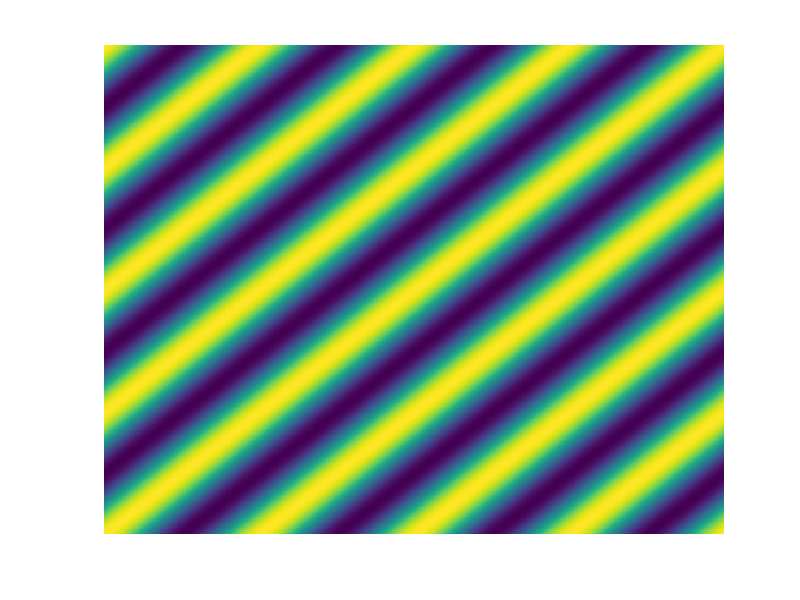
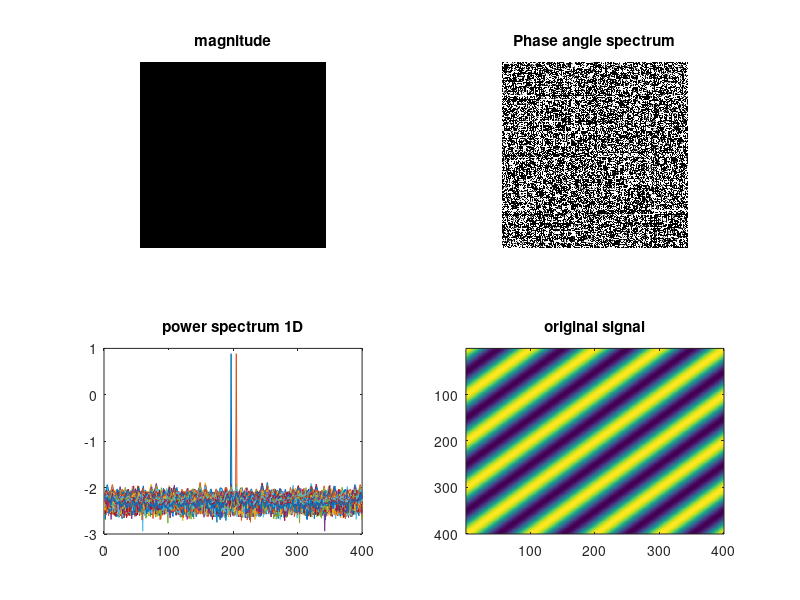

MATLAB code for these plots, in order: (Note: this script raises an error after producing the figures.)
%% Task 1
%% 1 
close all; clear all; clc; 
fcx = 4;  % frequency               
fsx = 400; fsy = 400; % sizes                    
dt1 = 1/fsx;  % interval of time x coordinate 
dt2 = 1/fsy;  % interval of time y coordinate
StopTime = 1; % time in seconds
[t1, t2] = ndgrid(0:dt1:StopTime-dt1, 0:dt2:StopTime-dt2);
x = cos(2*pi*(fcx*t1 + fcx*t2));
% visualization
figure;imagesc(x); axis off; 


%% a - on paper 

%% b
clc

f = fft2(x); 
fs = fftshift(f);
fphase = angle(fs);
fmag = abs(fs); 
fpower = fmag.^2;


figure;subplot(2,2,1);imshow(fmag);title('magnitude');
subplot(2,2,2);imshow(fphase);title('Phase angle spectrum');
%subplot(2,2,3);imshow(log(fpower)/25);title('Power spectrum');
subplot(2,2,3);plot(10*log(fpower)/255); title('power spectrum 1D');
subplot(2,2,4);imagesc(x);title('original signal');

%% 2
%% a
%clear; clc; close all; 
%Read the image 
im = imread('brick.jpg');
% Convert it to grayscale 
img = rgb2gray(im);
% show the original image
% subplot(2,2,1);imshow(img);title('original image')

f = fft2(img); 
fs = fftshift(f);
fphase = angle(fs);
fmag = abs(fs);
fpower = fmag.^2; 

figure;subplot(2,2,1);imshow(log(fmag)/25);title('Magnitude');
subplot(2,2,2);imshow(log(fphase));title('Phase angle');
%subplot(2,2,3);imshow(log(abs(fs))/25);title('Fourrier spectrum');
subplot(2,2,3); plot(10*log(fpower)/255); title('power spectrum 1D');
subplot(2,2,4);imshow(img);title('original image');

%% b 
% remove the stongest frequency
fmag2 = fmag; 
[m,i] = max(fmag2);
[mm, ii] = max(m);
iii = i(ii);
fmag2(iii,ii) = 0;


fpower2 = fmag2.^2;
fphase2 = angle(fmag2);
out = ifftshift(fmag2);
out = ifft2(out); 

% n = notchfilter(2,400,400);
% fpower2 = abs(n).^2;
% ou = fs.*n; 
% ou = ifftshift(ou);
% ou = ifft2(ou); 

figure;subplot(2,2,1);imshow(log(fmag2)/25);title('magnitude');
subplot(2,2,2);imshow(fphase);title('Phase angle spectrum');
subplot(2,2,3);plot(10*log(fpower2)/255); title('power spectrum 1D');
subplot(2,2,4);imshow(out);title('image with highest fr removed');


%% Task 2 - Periodic noise removal 
%% 1
close all; clear all; clc; 

%Read the image 
im = imread('deer.jpg');
% Convert it to grayscale 
img = rgb2gray(im);
% show the original image
subplot(2,2,1);imshow(img);title('original image')
% get the size of the image
[h w] = size(img);
% Calculate FFT2 of the image and center it with fftshift
f = fftshift(fft2(img)); 
fr = 40; % frequency of the sinusoidal noise 

% Create a matrix of periodic noise using the sinus function  
n1 = pnoise(fr,h,w,40)
fn = fftshift(fft2(n1));

% add noise to the original image by adding summing the elements of each
% matrix 
for i=1:h
    for j=1:w
        f1(i,j) = im(i,j) + n1(i,j); 
    end
end

% show the noisy image 
subplot(2,2,2);imshow(f1);title('noisy image')
%% extra ------ for me ------ 
% calculate the 2D FFT of the degraded image using fft2
fono2 = fft2(img);
% center it with fftshift
fonos2 = fftshift(fono2); 
% display the noisy image's power spectrum
ps2 = abs(fonos2).^2;
figure;subplot(2,2,1);imshow(10*log(ps2)/255);title('power spectrum 2D');
subplot(2,2,2);plot(10*log(ps2)/255); title('power spectrum 1D');
subplot(2,2,3);mesh(10*log(ps2)/255);title('power spectrum 3D');
subplot(2,2,4);imshow(img);title('original image');

%% 2

% calculate the 2D FFT of the noisy image using fft2
fono = fft2(f1);

fo = fft(f1)
% center it with fftshift
fonos = fftshift(fono); 


% display the noisy image's power spectrum
ps = abs(fonos).^2;

figure;subplot(2,2,1);imshow(10*log(ps)/255);title('power spectrum 2D');
subplot(2,2,2);plot(10*log(ps)/255); title('power spectrum 1D');
subplot(2,2,3);mesh(10*log(ps)/255);title('power spectrum 3D');
%subplot(2,2,4); imshow(fonos/255)
%subplot(2,2,4);imshow(10*log(ps1)/255);
% WHAT DOES IT REVEAL?

%% 3 

% nr = notchfilter(2,h,w)
%no = fft2(nr); 
%nos = fftshift(no); 

 nr = Bnotchfilter(40, h,w,2,30); 
% nr = gaussLPF(10,h,w)

g1 = fonos.*nr; 
% ff3 = fftshift(fft2(Bnotchfilter(fr, h, w, 2, 5)));

y1 = ifftshift(g1);
y1 = ifft2(y1); 

figure;subplot(3,2,1);imshow(y1/255);title('recovered image')
subplot(3,2,2); imshow(nr);title('butterworth notch filter');

% display the noisy image's power spectrum
psg = abs(g1).^2;

subplot(3,2,3);imshow(10*log(psg)/255);title('power spectrum 2D');
subplot(3,2,4);plot(10*log(psg)/255); title('power spectrum 1D');
subplot(3,2,5);mesh(10*log(psg)/255);title('power spectrum 3D');


%% Task 3 - Image Restoration 
%% 1 - add random noise and blur it 
clc; clear; close all;
%Read the image 
im = imread('deer.jpg');
% Convert it to grayscale 
xd = rgb2gray(im);
% show the original image
subplot(2,2,1);imshow(xd);title('original image')
% get the size
[he wi] = size(xd); 

% blur using gaussian smoothing filter 
% gh = imgaussfilt(xd,5);

% other way, by using fspecial function 
kernel = fspecial('Gaussian',[5 5],5); 
% kernel = fspecial('Gaussian',[he wi],5); 
H = kernel;
gh = imfilter(xd,kernel);


% Other way - manual kernel (found online)
% kernel = (1/200).*[1 4 7 4 1; 4 16 26 16 4; 7 26 41 26 7;4 16 26 16 4;1 4 7 4 1]

% Other way - manual kernel (from wikipedia)
% kernel = [0.00000067	0.00002292	0.00019117	0.00038771	0.00019117	0.00002292	0.00000067;
% 0.00002292	0.00078633	0.00655965	0.01330373	0.00655965	0.00078633	0.00002292;
% 0.00019117	0.00655965	0.05472157	0.11098164	0.05472157	0.00655965	0.00019117;
% 0.00038771	0.01330373	0.11098164	0.22508352	0.11098164	0.01330373	0.00038771;
% 0.00019117	0.00655965	0.05472157	0.11098164	0.05472157	0.00655965	0.00019117;
% 0.00002292	0.00078633	0.00655965	0.01330373	0.00655965	0.00078633	0.00002292;
% 0.00000067	0.00002292	0.00019117	0.00038771	0.00019117	0.00002292	0.00000067]


% Create noise that follows a normal distribution
nm = 30; 
n = nm*randn(size(xd));
% r = histogram(n,30); % to verify that it is normally distributed 

% add noise to this blurry image 
imageBlurNoise = double(gh) + n; 

subplot(2,2,2);imshow(gh);title('image with gaussian blur'); 
subplot(2,2,3);imshow(imageBlurNoise/255); title('image gaussian blur + gaussian noise');
subplot(2,2,4); freqz2(kernel);('fourrier transform of the gaussian kernel');

%% 2 frequency transform of the blurring function h (called kernel here) 

% freqtra1 = fft(kernel) % 1d
freqtra2 = fft2(kernel); % 2d

% Should I implement it manually? I am not sure wether  I should or not 
%% 3 calculate the 2D FFT of the degraded image using fft2

fono2 = fft2(imageBlurNoise); % FT 2d
%fono1 = fft(imageBlurNoise); % FT 1d
% center it with fftshift
fonos2 = fftshift(fono2); 
%fonos1 =  fftshift(fono1);

% display the noisy image's power spectrum
ps2 = abs(fonos2).^2;
%ps1 = abs(fonos1).^2; 

figure;subplot(2,2,1);imshow(10*log(ps2)/255);title('power spectrum 2D');
subplot(2,2,2);plot(10*log(ps2)/255); title('power spectrum 1D');
subplot(2,2,3);mesh(10*log(ps2)/255);title('power spectrum 3D');
subplot(2,2,4);imshow(imageBlurNoise/255);title('noisy&blurred image')
%subplot(2,2,4); imshow(fonos/255)
%subplot(2,2,4);imshow(10*log(ps1)/255);title('power spectrum 1D? ');
% WHAT DOES IT REVEAL?

%fftimgbl = fftshift(fft2(imageBlur)); 
%figure; 

%% 4 - Inverse filtering 

fhat = fono2./H;
out = abs(ifft2(fhat)); 
figure;imshow(out/255);


%% Extra - blurring with a function (gaussian)
clc;
[u v] = meshgrid(-1+2/wi:2/wi:1,-1+2/he:2/he:1);
F = fft2(xd);

sigma = 5;
% Blurring Function
H = 1./(2*pi*sigma.^2) .* exp(-(u.^2+v.^2)./(2*sigma.^2)); 
G = F.*H;
% Motion Blurred image 
g = (ifft2(G));
figure;imshow(abs(g))
% Noisy AND Motion Blurred image 
xn = double(imnoise(uint8(abs(g)),'gaussian',0,.002)); 
fn = fft2(xn);

fhat = fn./H;
out = abs(ifft2(fhat)); 
figure;imshow(out/255);
%% Extra - wiener filtering 

xx = double(imageBlurNoise);
r0 = wiener2(abs(xx));
figure;imshow(r0/255);

%% extra ------
% calculate the 2D FFT of the degraded image using fft2
fono2 = fft2(xd);
% center it with fftshift
fonos2 = fftshift(fono2); 
%fonos1 =  fftshift(fono1);

% display the noisy image's power spectrum
ps2 = abs(fonos2).^2;
%ps1 = abs(fonos1).^2; 

figure;subplot(2,2,1);imshow(10*log(ps2)/255);title('power spectrum 2D');
subplot(2,2,2);plot(10*log(ps2)/255); title('power spectrum 1D');
subplot(2,2,3);mesh(10*log(ps2)/255);title('power spectrum 3D');
subplot(2,2,4);imshow(xd);title('original image');

%% Bonus
[m,n] = deconvblind(imageBlurNoise,kernel);
figure; 
subplot(1,2,1); imshow(imageBlurNoise); title('noisy img');
subplot(1,2,2); imshow(m); title('filtered img(dcv)');

powerSpec = log10(abs(fftshift(fft2(m))).^2);

figure;
subplot(1,2,1); imshow(fftshift(abs(ifft2(abs(fft2(m)))))/255); title('Magnitude After Filter');
subplot(1,2,2); mesh(powerSpec);title('Spectrum 3D');
figure; 
imshow(m)





 

